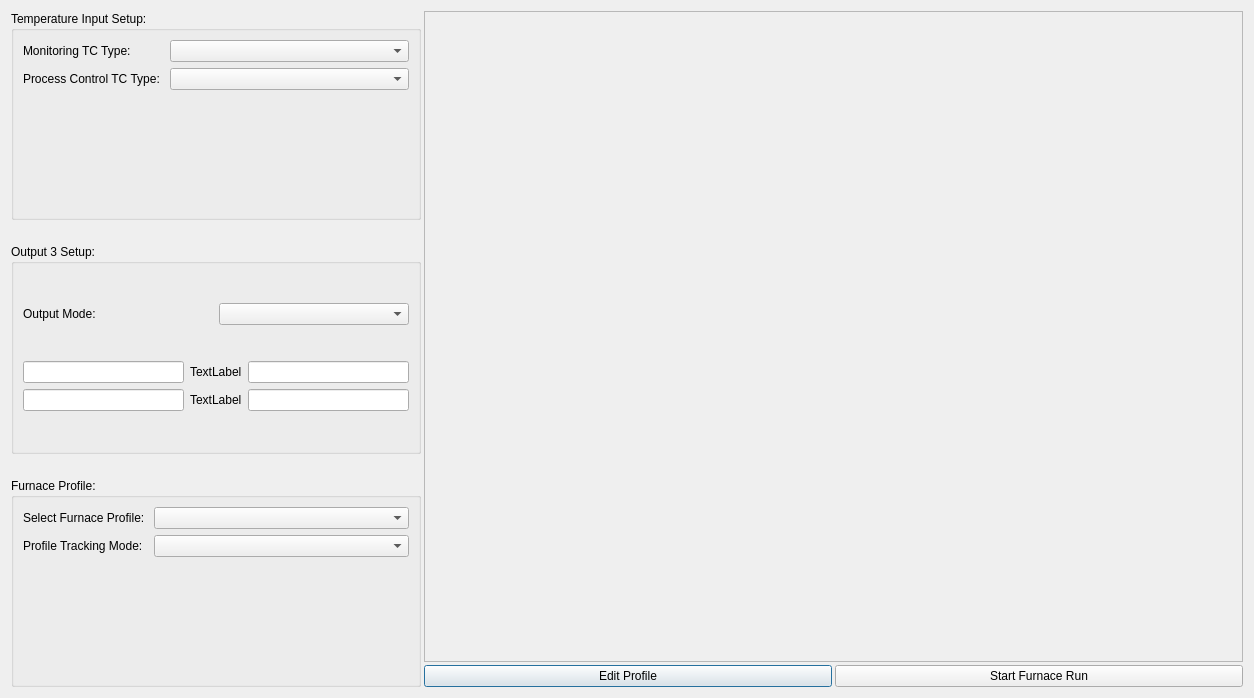
<?xml version="1.0" encoding="UTF-8"?>
<ui version="4.0">
 <class>Dialog</class>
 <widget class="QDialog" name="Dialog">
  <property name="geometry">
   <rect>
    <x>0</x>
    <y>0</y>
    <width>1254</width>
    <height>698</height>
   </rect>
  </property>
  <property name="windowTitle">
   <string>Dialog</string>
  </property>
  <layout class="QHBoxLayout" name="horizontalLayout_2" stretch="2,4">
   <property name="spacing">
    <number>3</number>
   </property>
   <item>
    <layout class="QVBoxLayout" name="verticalLayout" stretch="10,1,10,1,10">
     <item>
      <widget class="QGroupBox" name="groupBox_2">
       <property name="title">
        <string>Temperature Input Setup:</string>
       </property>
       <layout class="QHBoxLayout" name="horizontalLayout_6">
        <item>
         <layout class="QFormLayout" name="formLayout">
          <item row="0" column="0">
           <widget class="QLabel" name="label_4">
            <property name="text">
             <string>Monitoring TC Type:</string>
            </property>
           </widget>
          </item>
          <item row="1" column="0">
           <widget class="QLabel" name="label_5">
            <property name="text">
             <string>Process Control TC Type: </string>
            </property>
           </widget>
          </item>
          <item row="0" column="1">
           <widget class="QComboBox" name="comboBox"/>
          </item>
          <item row="1" column="1">
           <widget class="QComboBox" name="comboBox_5"/>
          </item>
         </layout>
        </item>
       </layout>
      </widget>
     </item>
     <item>
      <spacer name="verticalSpacer">
       <property name="orientation">
        <enum>Qt::Vertical</enum>
       </property>
       <property name="sizeHint" stdset="0">
        <size>
         <width>20</width>
         <height>40</height>
        </size>
       </property>
      </spacer>
     </item>
     <item>
      <widget class="QGroupBox" name="groupBox">
       <property name="title">
        <string>Output 3 Setup:</string>
       </property>
       <layout class="QVBoxLayout" name="verticalLayout_4">
        <item>
         <layout class="QHBoxLayout" name="horizontalLayout_5">
          <item>
           <widget class="QLabel" name="label_3">
            <property name="text">
             <string>Output Mode: </string>
            </property>
           </widget>
          </item>
          <item>
           <widget class="QComboBox" name="comboBox_2"/>
          </item>
         </layout>
        </item>
        <item>
         <layout class="QVBoxLayout" name="verticalLayout_3">
          <item>
           <layout class="QHBoxLayout" name="horizontalLayout_4">
            <item>
             <widget class="QLineEdit" name="lineEdit"/>
            </item>
            <item>
             <widget class="QLabel" name="label">
              <property name="text">
               <string>TextLabel</string>
              </property>
             </widget>
            </item>
            <item>
             <widget class="QLineEdit" name="lineEdit_2"/>
            </item>
           </layout>
          </item>
          <item>
           <layout class="QHBoxLayout" name="horizontalLayout_3">
            <item>
             <widget class="QLineEdit" name="lineEdit_4"/>
            </item>
            <item>
             <widget class="QLabel" name="label_2">
              <property name="text">
               <string>TextLabel</string>
              </property>
             </widget>
            </item>
            <item>
             <widget class="QLineEdit" name="lineEdit_3"/>
            </item>
           </layout>
          </item>
         </layout>
        </item>
       </layout>
      </widget>
     </item>
     <item>
      <spacer name="verticalSpacer_2">
       <property name="orientation">
        <enum>Qt::Vertical</enum>
       </property>
       <property name="sizeHint" stdset="0">
        <size>
         <width>20</width>
         <height>40</height>
        </size>
       </property>
      </spacer>
     </item>
     <item>
      <widget class="QGroupBox" name="groupBox_3">
       <property name="title">
        <string>Furnace Profile:</string>
       </property>
       <layout class="QHBoxLayout" name="horizontalLayout_7">
        <item>
         <layout class="QFormLayout" name="formLayout_2">
          <item row="0" column="0">
           <widget class="QLabel" name="label_6">
            <property name="text">
             <string>Select Furnace Profile: </string>
            </property>
           </widget>
          </item>
          <item row="1" column="0">
           <widget class="QLabel" name="label_7">
            <property name="text">
             <string>Profile Tracking Mode: </string>
            </property>
           </widget>
          </item>
          <item row="0" column="1">
           <widget class="QComboBox" name="comboBox_3"/>
          </item>
          <item row="1" column="1">
           <widget class="QComboBox" name="comboBox_4"/>
          </item>
         </layout>
        </item>
       </layout>
      </widget>
     </item>
    </layout>
   </item>
   <item>
    <layout class="QVBoxLayout" name="verticalLayout_2" stretch="20,2">
     <item>
      <widget class="LivePlotWidget" name="frame">
       <property name="frameShape">
        <enum>QFrame::StyledPanel</enum>
       </property>
       <property name="frameShadow">
        <enum>QFrame::Raised</enum>
       </property>
      </widget>
     </item>
     <item>
      <layout class="QHBoxLayout" name="horizontalLayout">
       <item>
        <widget class="QPushButton" name="pushButton_2">
         <property name="text">
          <string>Edit Profile</string>
         </property>
        </widget>
       </item>
       <item>
        <widget class="QPushButton" name="pushButton">
         <property name="text">
          <string>Start Furnace Run</string>
         </property>
        </widget>
       </item>
      </layout>
     </item>
    </layout>
   </item>
  </layout>
 </widget>
 <customwidgets>
  <customwidget>
   <class>LivePlotWidget</class>
   <extends>QFrame</extends>
   <header>Live_Data_Plotter.h</header>
   <container>1</container>
  </customwidget>
 </customwidgets>
 <resources/>
 <connections/>
</ui>
